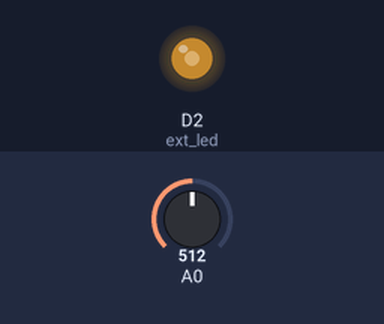
A sketch run on a simulated Arduino MKR. On the bench: output pins drawn as LEDs (lit = HIGH). The inputs (shaded band) are chosen by the test bench; at power-on: A0 = 512. WiFi joins after 1.5 s; servers stay silent unless stated; what the sketch prints to the serial monitor is not drawn.

Above: at 3.0 s.
3.1 s: A0 set to 716
At 3.9 s:
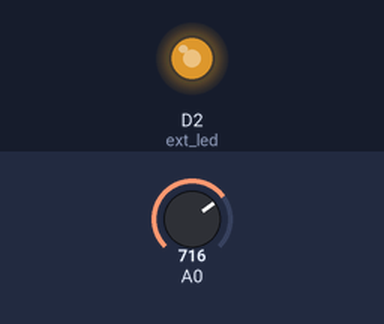
4.6 s: A0 set to 900
At 5.1 s:
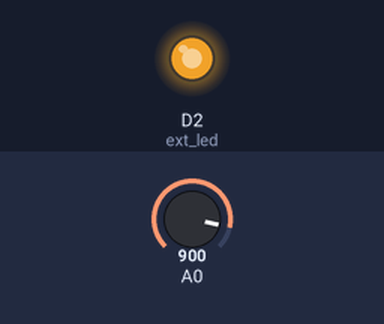
6.1 s: A0 set to 122
At 7.3 s:
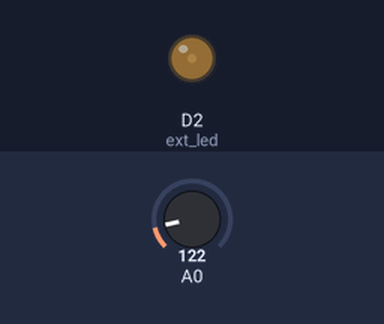
7.6 s: A0 set to 511
At 8.5 s:
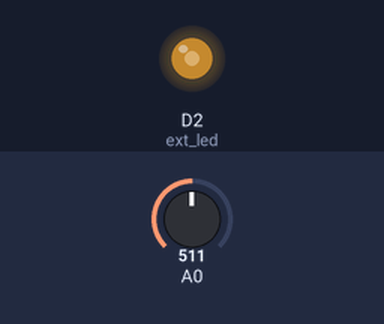
Timing chart, 0 to 10.1 s (numbered marks = the images above; inputs shaded):
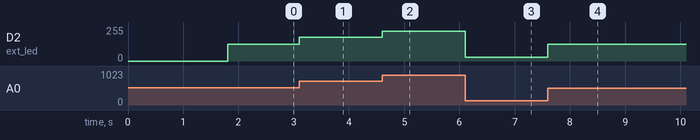

Measured:
- after the input at 3.1 s, D2 (ext_led): 127/255 → 178/255 at once
- after the input at 4.6 s, D2 (ext_led): 178/255 → 224/255 at once
- after the input at 6.1 s, D2 (ext_led): 224/255 → 30/255 at once
- after the input at 7.6 s, D2 (ext_led): 30/255 → 127/255 at once

The sketch:

04-26-Hadware_potentiometer_LED.ino
```cpp
/*  Arduino Mobile Development With Blynk

   This code is part of a course from Tech Explorations.
   For information about this course, please see

   https://techexplorations.com/so/blynk/

   For information on hardware components and the wiring needed to
   run this sketch, please see the relevant lecture in the course.

    Created by Peter Dalmaris
*/

#include <SPI.h>
#include <WiFiNINA.h>
#include <BlynkSimpleWiFiNINA.h>
#include "secrets.h"

int pot_pin = 0; // Analog pin
int ext_led = 2; // Digital pin

WidgetLED led1(V0);

void setup()
{
  Serial.begin(9600);
  pinMode(ext_led, OUTPUT);

  Blynk.begin(auth, ssid, pass);
}

void loop()
{
  Blynk.run();

  int pot_value = analogRead(pot_pin);
  int scaled_pot_value = map(pot_value, 0, 1023, 0, 255);
  led1.setValue(scaled_pot_value);
  analogWrite(ext_led, scaled_pot_value);
  Serial.print(pot_value);
  Serial.print(", ");
  Serial.println(scaled_pot_value);
  delay(1);
}
```

secrets.h
```cpp
/*  Arduino Mobile Development With Blynk

   This code is part of a course from Tech Explorations.
   For information about this course, please see

   https://techexplorations.com/so/blynk/

   For information on hardware components and the wiring needed to
   run this sketch, please see the relevant lecture in the course.

    Created by Peter Dalmaris
*/

// You should get Auth Token in the Blynk App.
// Go to the Project Settings (nut icon).
char auth[] = "--BLYNK YOUR AUTH TOKEN--";

// Your WiFi credentials.
// Set password to "" for open networks.
char ssid[] = "--YOUR SSID--";
char pass[] = "--YOUR WIFI PASSWORD--";
```
